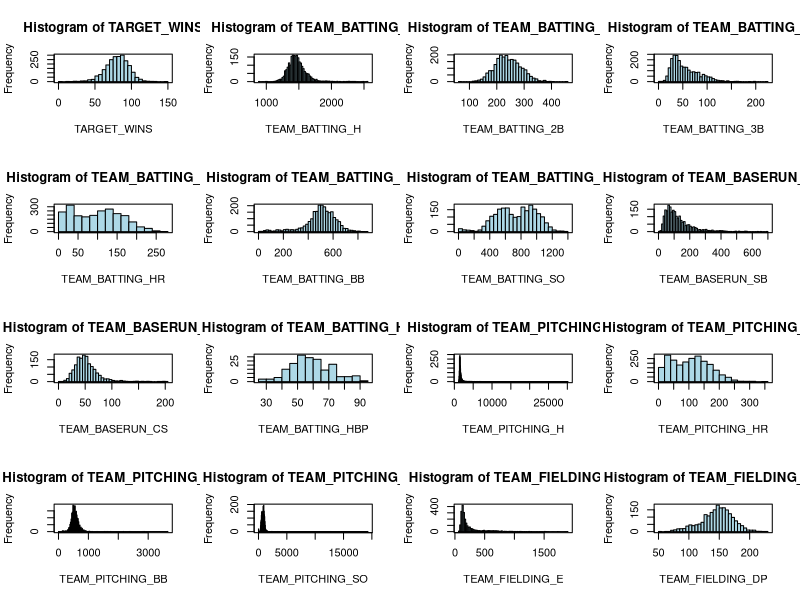
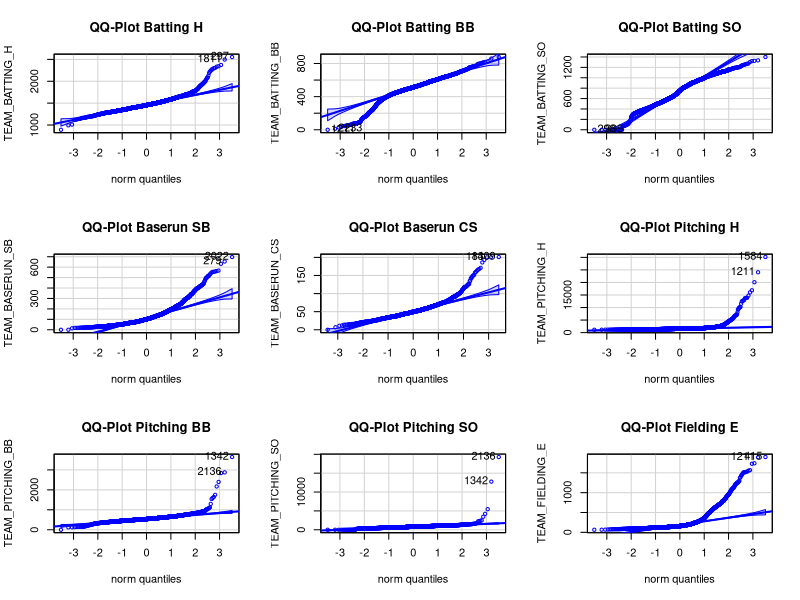
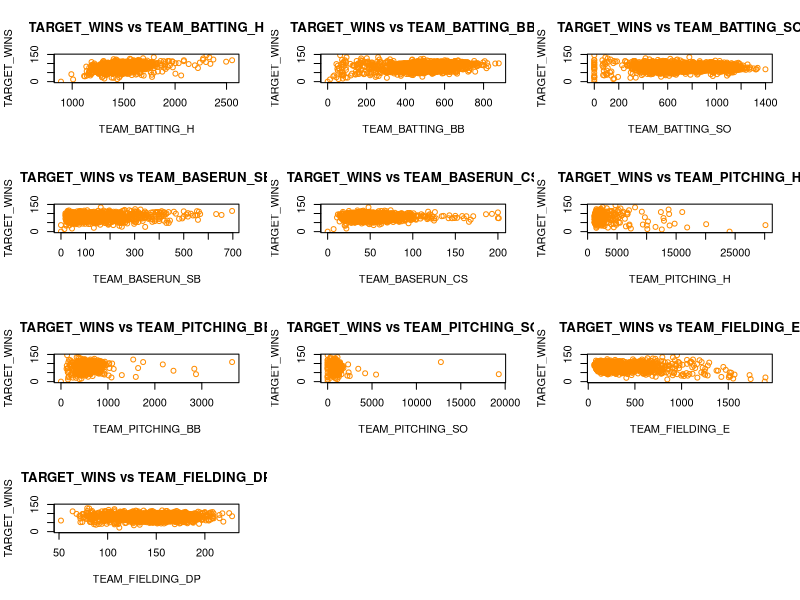
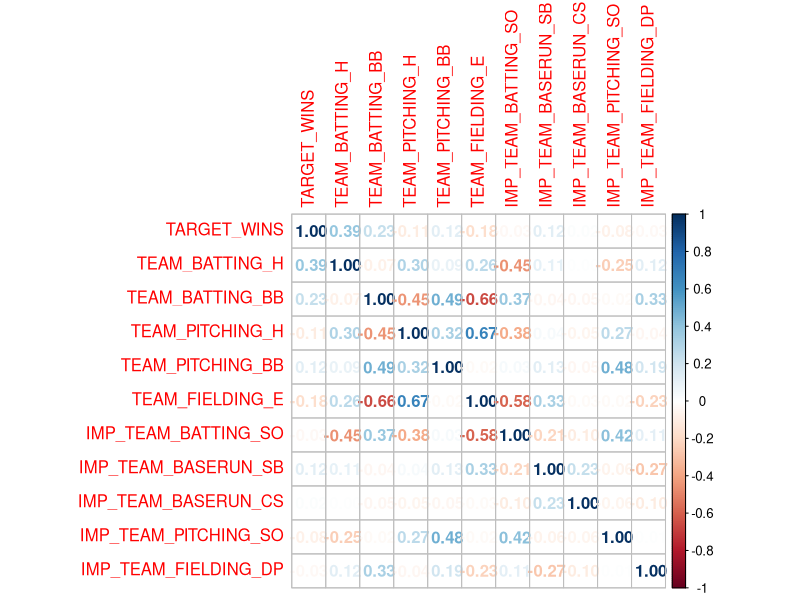
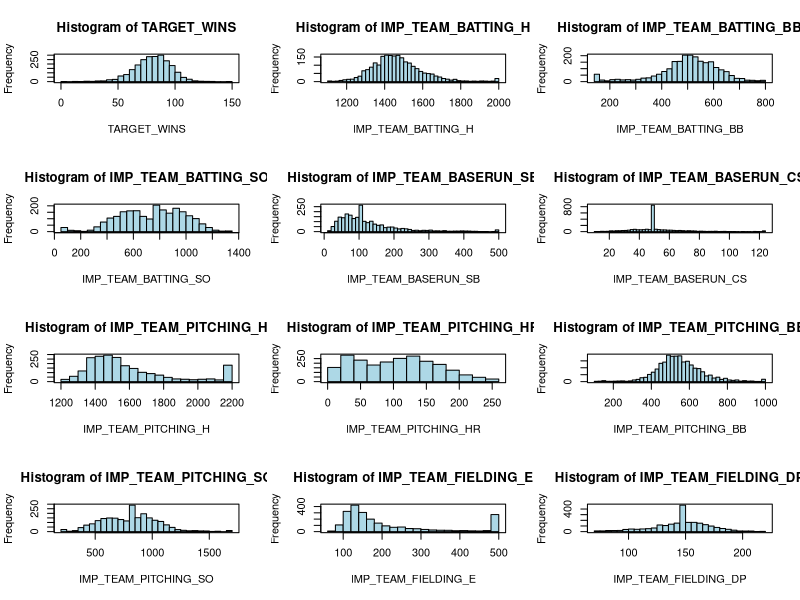
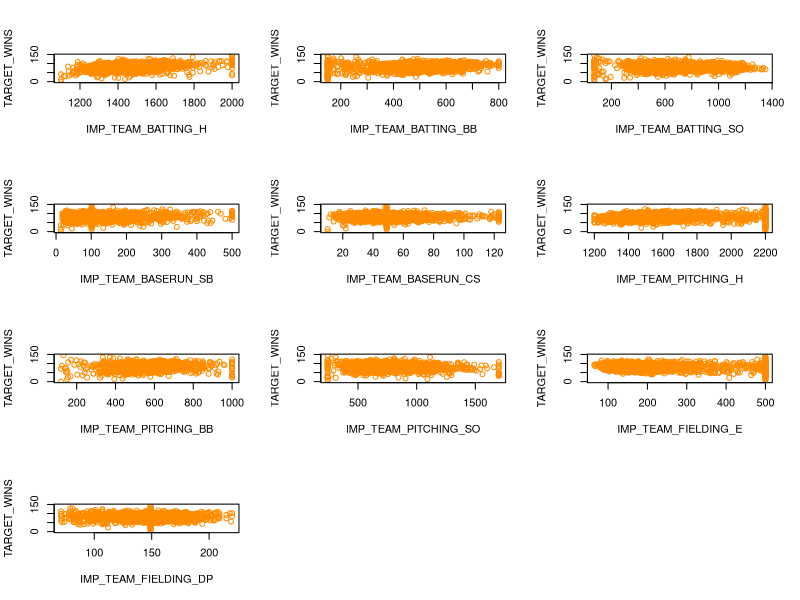
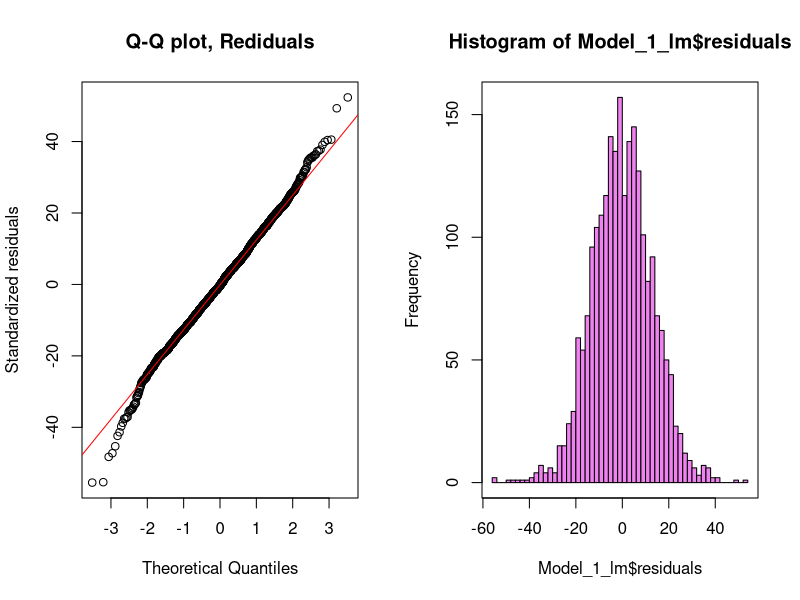

These figures' R source, in order: (Note: this script raises an error after producing the figures.)
#------------------------------------------------------------------
# Sports Analytics - Predict Wins for the team
# Singh, Gurjeet
#------------------------------------------------------------------

library(readr)
library(car)
library(fBasics)
library(ggplot2)
library(corrplot)


MoneyBall <- read.csv("MoneyBall.csv")

#-------------------------------------------------------------------------------
## 1 - DATA EXPLORATION
#-------------------------------------------------------------------------------

colnames(MoneyBall)[1] <- "INDEX"

#Understand the stats and summary
str(MoneyBall)
summary(MoneyBall)
View(t(basicStats(MoneyBall)))

##Check the distribution of the quantitative variables
par(mfrow = c(4,4))
with(MoneyBall, hist(TARGET_WINS, breaks = "FD", col = "light blue")); box();
with(MoneyBall, hist(TEAM_BATTING_H, breaks = "FD", col = "light blue")); box();
with(MoneyBall, hist(TEAM_BATTING_2B, breaks = "FD", col = "light blue")); box();
with(MoneyBall, hist(TEAM_BATTING_3B, breaks = "FD", col = "light blue")); box();
with(MoneyBall, hist(TEAM_BATTING_HR, breaks = "FD", col = "light blue")); box();
with(MoneyBall, hist(TEAM_BATTING_BB, breaks = "FD", col = "light blue")); box();
with(MoneyBall, hist(TEAM_BATTING_SO, breaks = "FD", col = "light blue")); box();
with(MoneyBall, hist(TEAM_BASERUN_SB, breaks = "FD", col = "light blue")); box();
with(MoneyBall, hist(TEAM_BASERUN_CS, breaks = "FD", col = "light blue")); box();
with(MoneyBall, hist(TEAM_BATTING_HBP, breaks = "FD", col = "light blue")); box();
with(MoneyBall, hist(TEAM_PITCHING_H, breaks = "FD", col = "light blue")); box();
with(MoneyBall, hist(TEAM_PITCHING_HR, breaks = "FD", col = "light blue")); box();
with(MoneyBall, hist(TEAM_PITCHING_BB, breaks = "FD", col = "light blue")); box();
with(MoneyBall, hist(TEAM_PITCHING_SO, breaks = "FD", col = "light blue")); box();
with(MoneyBall, hist(TEAM_FIELDING_E, breaks = "FD", col = "light blue")); box(); 
with(MoneyBall, hist(TEAM_FIELDING_DP, breaks = "FD", col = "light blue")); box();
par(mfrow = c(1,1))


#check the normal distribution using QQplot
par(mfrow = c(3,3))
with(MoneyBall, qqPlot(TEAM_BATTING_H,  
                            main="QQ-Plot Batting H", col = "blue"));
with(MoneyBall, qqPlot(TEAM_BATTING_BB, 
                            main="QQ-Plot Batting BB", col = "blue"));
with(MoneyBall, qqPlot(TEAM_BATTING_SO, 
                            main="QQ-Plot Batting SO", col = "blue"));
with(MoneyBall, qqPlot(TEAM_BASERUN_SB, 
                            main="QQ-Plot Baserun SB", col = "blue"));
with(MoneyBall, qqPlot(TEAM_BASERUN_CS, 
                            main="QQ-Plot Baserun CS", col = "blue"));
with(MoneyBall, qqPlot(TEAM_PITCHING_H, 
                            main="QQ-Plot Pitching H",col = "blue"));
with(MoneyBall, qqPlot(TEAM_PITCHING_BB, 
                            main="QQ-Plot Pitching BB",col = "blue"));
with(MoneyBall, qqPlot(TEAM_PITCHING_SO, 
                            main="QQ-Plot Pitching SO",col = "blue"));
with(MoneyBall, qqPlot(TEAM_FIELDING_E, 
                            main="QQ-Plot Fielding E",col = "blue"));
par(mfrow = c(1,1))

##Examine Relationships
par(mfrow = c(4,3))
with(MoneyBall, plot(TEAM_BATTING_H ,TARGET_WINS, 
                            main="TARGET_WINS vs TEAM_BATTING_H",
                            col = "dark orange"))
with(MoneyBall, plot(TEAM_BATTING_BB ,TARGET_WINS, 
                           main="TARGET_WINS vs TEAM_BATTING_BB",
                           col = "dark orange"))
with(MoneyBall, plot(TEAM_BATTING_SO,TARGET_WINS , 
                           main="TARGET_WINS vs TEAM_BATTING_SO",
                           col = "dark orange"))
with(MoneyBall, plot(TEAM_BASERUN_SB,TARGET_WINS , 
                           main="TARGET_WINS vs TEAM_BASERUN_SB",
                           col = "dark orange"))
with(MoneyBall, plot(TEAM_BASERUN_CS,TARGET_WINS , 
                           main="TARGET_WINS vs TEAM_BASERUN_CS",
                           col = "dark orange"))
with(MoneyBall, plot(TEAM_PITCHING_H ,TARGET_WINS, 
                           main="TARGET_WINS vs TEAM_PITCHING_H",
                           col = "dark orange"))
with(MoneyBall, plot(TEAM_PITCHING_BB,TARGET_WINS , 
                           main="TARGET_WINS vs TEAM_PITCHING_BB",
                           col = "dark orange"))
with(MoneyBall, plot(TEAM_PITCHING_SO,TARGET_WINS , 
                           main="TARGET_WINS vs TEAM_PITCHING_SO",
                           col = "dark orange"))
with(MoneyBall, plot(TEAM_FIELDING_E,TARGET_WINS, 
                           main="TARGET_WINS vs TEAM_FIELDING_E",
                           col = "dark orange"))
with(MoneyBall, plot(TEAM_FIELDING_DP ,TARGET_WINS, 
                           main="TARGET_WINS vs TEAM_FIELDING_DP",
                           col = "dark orange"))
par(mfrow = c(1,1))


#------------------------------------------------------------------------------
## 2 - DATA PREPARATION 
#------------------------------------------------------------------------------

#----------------------------------------
##clean missing values with median values
#----------------------------------------

summary(MoneyBall)
##clean missing values with median values

MoneyBall$IMP_TEAM_BATTING_SO <-ifelse(is.na(MoneyBall$TEAM_BATTING_SO), 
                                           752,
                                           MoneyBall$TEAM_BATTING_SO)
MoneyBall$M_TEAM_BATTING_SO <- ifelse(is.na(MoneyBall$TEAM_BATTING_SO), 
                                           1, 0)

MoneyBall$IMP_TEAM_BASERUN_SB <- ifelse(is.na(MoneyBall$TEAM_BASERUN_SB), 
                                           101, 
                                           MoneyBall$TEAM_BASERUN_SB)
MoneyBall$M_TEAM_BASERUN_SB <- ifelse(is.na(MoneyBall$TEAM_BASERUN_SB), 
                                           1, 0)

MoneyBall$IMP_TEAM_BASERUN_CS <- ifelse(is.na(MoneyBall$TEAM_BASERUN_CS), 
                                           49, 
                                           MoneyBall$TEAM_BASERUN_CS)
MoneyBall$M_TEAM_BASERUN_CS <- ifelse(is.na(MoneyBall$TEAM_BASERUN_CS), 
                                           1, 0)

MoneyBall$IMP_TEAM_PITCHING_SO <- ifelse(is.na(MoneyBall$TEAM_PITCHING_SO), 
                                           814, 
                                           MoneyBall$TEAM_PITCHING_SO)
MoneyBall$M_TEAM_PITCHING_SO <- ifelse(is.na(MoneyBall$TEAM_PITCHING_SO), 
                                           1, 0)

MoneyBall$IMP_TEAM_FIELDING_DP <- ifelse(is.na(MoneyBall$TEAM_FIELDING_DP), 
                                           149, 
                                           MoneyBall$TEAM_FIELDING_DP)
MoneyBall$M_TEAM_FIELDING_DP <- ifelse(is.na(MoneyBall$TEAM_FIELDING_DP), 
                                            1, 0)


#----------------------------------
##Checking Correlation
#----------------------------------

#selectiong variables for correlation list
corr.list <- c('TARGET_WINS','TEAM_BATTING_H','TEAM_BATTING_BB',
               'IMP_TEAM_BATTING_SO','IMP_TEAM_BASERUN_SB',
               'IMP_TEAM_BASERUN_CS','TEAM_PITCHING_H',
               'TEAM_PITCHING_BB','IMP_TEAM_PITCHING_SO',
               'TEAM_FIELDING_E','IMP_TEAM_FIELDING_DP')

#Checking correlation only for the variables above.
MoneyBall.Corr <- MoneyBall[,(names(MoneyBall) %in% corr.list )]

corrplot(cor(MoneyBall.Corr), method="number")

#----------------------------------
##creating a 1st and 99th percentile
#----------------------------------

percentile.val <- matrix(with(MoneyBall, 
                                c("TEAM_BATTING_H", 
                                      min(TEAM_BATTING_H), 
                                      max(TEAM_BATTING_H), 
                                      quantile(TEAM_BATTING_H, (0.01))[[1]],
                                      quantile(TEAM_BATTING_H, (0.99))[[1]] )), 
                                ncol = 5, nrow = 1)

colnames(percentile.val) <- c("FieldName","Min","Max","1-Percentile", 
                              "99-Percentile")

percentile.val <- rbind(percentile.val,
                        matrix(with(MoneyBall, 
                                c("TEAM_BATTING_2B",
                                      min(TEAM_BATTING_2B), 
                                      max(TEAM_BATTING_2B), 
                                      quantile(TEAM_BATTING_2B, (0.01))[[1]],
                                      quantile(TEAM_BATTING_2B, (0.99))[[1]] )), 
                                  ncol = 5, nrow = 1))

percentile.val <- rbind(percentile.val,
                        matrix(with(MoneyBall,
                                c("TEAM_BATTING_3B",
                                      min(TEAM_BATTING_3B), 
                                      max(TEAM_BATTING_3B), 
                                      quantile(TEAM_BATTING_3B, (0.01))[[1]],
                                      quantile(TEAM_BATTING_3B, (0.99))[[1]] )), 
                                  ncol = 5, nrow = 1))

percentile.val <- rbind(percentile.val,
                        matrix(with(MoneyBall,
                                c("TEAM_BATTING_HR",
                                      min(TEAM_BATTING_HR), 
                                      max(TEAM_BATTING_HR), 
                                      quantile(TEAM_BATTING_HR, (0.01))[[1]],
                                      quantile(TEAM_BATTING_HR, (0.99))[[1]] )), 
                                  ncol = 5, nrow = 1))

percentile.val <- rbind(percentile.val,
                        matrix(with(MoneyBall,
                                c("TEAM_BATTING_BB",
                                      min(TEAM_BATTING_BB), 
                                      max(TEAM_BATTING_BB), 
                                      quantile(TEAM_BATTING_BB, (0.01))[[1]],
                                      quantile(TEAM_BATTING_BB, (0.99))[[1]] )), 
                                  ncol = 5, nrow = 1))

percentile.val <- rbind(percentile.val,
                        matrix(with(MoneyBall,
                                c("IMP_TEAM_BATTING_SO",
                                      min(IMP_TEAM_BATTING_SO), 
                                      max(IMP_TEAM_BATTING_SO), 
                                      quantile(IMP_TEAM_BATTING_SO, (0.01))[[1]],
                                      quantile(IMP_TEAM_BATTING_SO, (0.99))[[1]] )), 
                                  ncol = 5, nrow = 1))


percentile.val <- rbind(percentile.val,
                        matrix(with(MoneyBall, 
                                c("IMP_TEAM_BASERUN_SB",
                                      min(IMP_TEAM_BASERUN_SB), 
                                      max(IMP_TEAM_BASERUN_SB), 
                                      quantile(IMP_TEAM_BASERUN_SB, (0.01))[[1]],
                                      quantile(IMP_TEAM_BASERUN_SB, (0.99))[[1]] )), 
                                  ncol = 5, nrow = 1))


percentile.val <- rbind(percentile.val,
                        matrix(with(MoneyBall,
                                c("IMP_TEAM_BASERUN_CS",
                                      min(IMP_TEAM_BASERUN_CS), 
                                      max(IMP_TEAM_BASERUN_CS), 
                                      quantile(IMP_TEAM_BASERUN_CS, (0.01))[[1]],
                                      quantile(IMP_TEAM_BASERUN_CS, (0.99))[[1]] )), 
                                  ncol = 5, nrow = 1))


percentile.val <- rbind(percentile.val,
                        matrix(with(MoneyBall,
                                    c("TEAM_PITCHING_H",
                                      min(TEAM_PITCHING_H), 
                                      max(TEAM_PITCHING_H), 
                                      quantile(TEAM_PITCHING_H, (0.01))[[1]],
                                      quantile(TEAM_PITCHING_H, (0.99))[[1]] )), 
                               ncol = 5, nrow = 1))


percentile.val <- rbind(percentile.val,
                        matrix(with(MoneyBall,
                                    c("TEAM_PITCHING_HR",
                                      min(TEAM_PITCHING_HR), 
                                      max(TEAM_PITCHING_HR), 
                                      quantile(TEAM_PITCHING_HR, (0.01))[[1]],
                                      quantile(TEAM_PITCHING_HR, (0.99))[[1]] )), 
                               ncol = 5, nrow = 1))
  

percentile.val <- rbind(percentile.val,
                         matrix(with(MoneyBall,
                                     c("TEAM_PITCHING_BB",
                                       min(TEAM_PITCHING_BB), 
                                       max(TEAM_PITCHING_BB), 
                                       quantile(TEAM_PITCHING_BB, (0.01))[[1]],
                                       quantile(TEAM_PITCHING_BB, (0.99))[[1]] )), 
                                ncol = 5, nrow = 1))

percentile.val <- rbind(percentile.val,
                        matrix(with(MoneyBall,
                                    c("IMP_TEAM_PITCHING_SO",
                                      min(IMP_TEAM_PITCHING_SO), 
                                      max(IMP_TEAM_PITCHING_SO), 
                                      quantile(IMP_TEAM_PITCHING_SO, (0.01))[[1]],
                                      quantile(IMP_TEAM_PITCHING_SO, (0.99))[[1]] )), 
                               ncol = 5, nrow = 1))

percentile.val <- rbind(percentile.val,
                        matrix(with(MoneyBall,
                                    c("TEAM_FIELDING_E",
                                      min(TEAM_FIELDING_E), 
                                      max(TEAM_FIELDING_E), 
                                      quantile(TEAM_FIELDING_E, (0.01))[[1]],
                                      quantile(TEAM_FIELDING_E, (0.99))[[1]] )), 
                               ncol = 5, nrow = 1))

percentile.val <- rbind(percentile.val,
                        matrix(with(MoneyBall,
                                    c("IMP_TEAM_FIELDING_DP",
                                      min(IMP_TEAM_FIELDING_DP), 
                                      max(IMP_TEAM_FIELDING_DP), 
                                      quantile(IMP_TEAM_FIELDING_DP, (0.01))[[1]],
                                      quantile(IMP_TEAM_FIELDING_DP, (0.99))[[1]] )), 
                               ncol = 5, nrow = 1))

View(percentile.val)

#------------------------------------------------------------------------------
##Cleaning outliers
#-------------------------------------------------------------------------------

#--1
MoneyBall$IMP_TEAM_BATTING_H <- with(MoneyBall, 
                                          ifelse(TEAM_BATTING_H < 1100, 1100,
                                               ifelse(TEAM_BATTING_H > 2000, 2000,
                                                      TEAM_BATTING_H)));

#--2
MoneyBall$IMP_TEAM_BATTING_BB <- with(MoneyBall, ifelse(TEAM_BATTING_BB < 150, 150,
                                          ifelse(TEAM_BATTING_BB > 800, 800,
                                                            TEAM_BATTING_BB)));

#--3
MoneyBall$IMP_TEAM_BATTING_SO <- with(MoneyBall, ifelse(IMP_TEAM_BATTING_SO < 72, 72,
                                          ifelse(IMP_TEAM_BATTING_SO > 1350, 1350, 
                                                           IMP_TEAM_BATTING_SO)));

#--4
MoneyBall$IMP_TEAM_BASERUN_SB <- with(MoneyBall, ifelse(IMP_TEAM_BASERUN_SB < 14, 14,
                                          ifelse(IMP_TEAM_BASERUN_SB > 500, 500,
                                                           IMP_TEAM_BASERUN_SB)));

#--5
MoneyBall$IMP_TEAM_BASERUN_CS <- with(MoneyBall, ifelse(IMP_TEAM_BASERUN_CS < 10, 10,
                                          ifelse(IMP_TEAM_BASERUN_CS > 123, 123,
                                                           IMP_TEAM_BASERUN_CS)));

#--6
MoneyBall$IMP_TEAM_PITCHING_H <- with(MoneyBall, ifelse(TEAM_PITCHING_H < 1200, 1200,
                                          ifelse(TEAM_PITCHING_H > 2200, 2200,
                                                           TEAM_PITCHING_H)));
#--7
MoneyBall$IMP_TEAM_PITCHING_HR <- with(MoneyBall, ifelse(TEAM_PITCHING_HR < 8, 8,
                                          ifelse(TEAM_PITCHING_HR > 260, 260, 
                                                           TEAM_PITCHING_HR)));
#--8
MoneyBall$IMP_TEAM_PITCHING_BB <- with(MoneyBall, ifelse(TEAM_PITCHING_BB < 119, 119,
                                           ifelse(TEAM_PITCHING_BB > 1000, 1000, 
                                                           TEAM_PITCHING_BB)));
#--9
MoneyBall$IMP_TEAM_PITCHING_SO <- with(MoneyBall, ifelse(IMP_TEAM_PITCHING_SO < 241, 241,
                                           ifelse(IMP_TEAM_PITCHING_SO > 1700, 1700, 
                                                           IMP_TEAM_PITCHING_SO)));
#--10
MoneyBall$IMP_TEAM_FIELDING_E <- with(MoneyBall, ifelse(TEAM_FIELDING_E < 65, 65,
                                           ifelse(TEAM_FIELDING_E > 500, 500,
                                                           TEAM_FIELDING_E)));
#--11
MoneyBall$IMP_TEAM_FIELDING_DP <- with(MoneyBall, ifelse(IMP_TEAM_FIELDING_DP < 71, 71,
                                            ifelse(IMP_TEAM_FIELDING_DP > 220, 220, 
                                                       IMP_TEAM_FIELDING_DP)));

#options(scipen = 111)
View(t(basicStats(MoneyBall)))


###-------------------------------------------------------------------------------------
### Re-checking distributions and relationship after fixing outliers and missing values
###-------------------------------------------------------------------------------------


##Check the distribution of the quantitative variables
par(mfrow = c(4,3))
with(MoneyBall, hist(TARGET_WINS, breaks = "FD", 
                     col = "light blue")); box();
with(MoneyBall, hist(IMP_TEAM_BATTING_H, breaks = "FD", 
                     col = "light blue")); box();
with(MoneyBall, hist(IMP_TEAM_BATTING_BB, breaks = "FD", 
                     col = "light blue")); box();
with(MoneyBall, hist(IMP_TEAM_BATTING_SO, breaks = "FD", 
                     col = "light blue")); box(); 
with(MoneyBall, hist(IMP_TEAM_BASERUN_SB, breaks = "FD", 
                     col = "light blue")); box(); 
with(MoneyBall, hist(IMP_TEAM_BASERUN_CS, breaks = "FD", 
                     col = "light blue")); box();
with(MoneyBall, hist(IMP_TEAM_PITCHING_H, breaks = "FD", 
                     col = "light blue")); box();
with(MoneyBall, hist(IMP_TEAM_PITCHING_HR, breaks = "FD", 
                     col = "light blue")); box(); 
with(MoneyBall, hist(IMP_TEAM_PITCHING_BB, breaks = "FD", 
                     col = "light blue")); box(); 
with(MoneyBall, hist(IMP_TEAM_PITCHING_SO, breaks = "FD", 
                     col = "light blue")); box(); 
with(MoneyBall, hist(IMP_TEAM_FIELDING_E, breaks = "FD", 
                     col = "light blue")); box(); 
with(MoneyBall, hist(IMP_TEAM_FIELDING_DP, breaks = "FD", 
                     col = "light blue")); box();
par(mfrow = c(1,1))

##Examine Relationships
par(mfrow = c(4,3))
with(MoneyBall, plot(IMP_TEAM_BATTING_H ,TARGET_WINS, 
                     col = "dark orange"))
with(MoneyBall, plot(IMP_TEAM_BATTING_BB ,TARGET_WINS, 
                     col = "dark orange"))
with(MoneyBall, plot(IMP_TEAM_BATTING_SO,TARGET_WINS , 
                     col = "dark orange"))
with(MoneyBall, plot(IMP_TEAM_BASERUN_SB,TARGET_WINS , 
                     col = "dark orange"))
with(MoneyBall, plot(IMP_TEAM_BASERUN_CS,TARGET_WINS , 
                     col = "dark orange"))
with(MoneyBall, plot(IMP_TEAM_PITCHING_H ,TARGET_WINS, 
                     col = "dark orange"))
with(MoneyBall, plot(IMP_TEAM_PITCHING_BB,TARGET_WINS ,
                     col = "dark orange"))
with(MoneyBall, plot(IMP_TEAM_PITCHING_SO,TARGET_WINS , 
                     col = "dark orange"))
with(MoneyBall, plot(IMP_TEAM_FIELDING_E,TARGET_WINS, 
                     col = "dark orange"))
with(MoneyBall, plot(IMP_TEAM_FIELDING_DP ,TARGET_WINS, 
                     col = "dark orange"))
par(mfrow = c(1,1))

#--------------------------
##creating a drop list
#-------------------------------------------------------------------------------

#creating a drop list to remove not required variables.
drop.list <- c('INDEX','TEAM_BATTING_HBP','TEAM_BATTING_SO',
                'TEAM_BATTING_BB','TEAM_BASERUN_SB','TEAM_BASERUN_CS',
                'TEAM_PITCHING_SO','TEAM_FIELDING_DP','TEAM_BATTING_H',
                'TEAM_BATTING_2B','TEAM_BATTING_3B', 'TEAM_BATTING_HR',
                'TEAM_PITCHING_H','TEAM_PITCHING_HR','TEAM_PITCHING_BB'
               ,'TEAM_FIELDING_E')

#droping the variables
MoneyBall <- MoneyBall[,!(names(MoneyBall) %in% drop.list )]

View(t(basicStats(MoneyBall)))


#------------------------------------------------------------------------------
## 3- Build Models
#-------------------------------------------------------------------------------

#------------------------------
##Model_1_lm 
#------------------------------
names(MoneyBall)

##Adjusted R-squared:     0.3151  
Model_1_lm <- lm(TARGET_WINS ~ IMP_TEAM_BATTING_H  + 
                            IMP_TEAM_BATTING_BB +
                            IMP_TEAM_BASERUN_SB + M_TEAM_BASERUN_SB + 
                            IMP_TEAM_FIELDING_E +
                            IMP_TEAM_PITCHING_BB +
                            IMP_TEAM_PITCHING_H
                          ,data=MoneyBall)

summary(Model_1_lm)

#------------------------------
##Model_1_lm - Assessing the Goodness-Of-Fit in OLS Regression
#------------------------------ 

# Validating the normality assumption:
par(mfrow = c(1,2))
#Creating 2 Q-Q plots to evaluate the distribution of 
# SalePrice and L_SalePrice
qqnorm(Model_1_lm$residuals, main = "Q-Q plot, Rediduals", 
       xlab="Theoretical Quantiles", col = "black",
       ylab="Standardized residuals",datax=FALSE)

qqline(Model_1_lm$residuals, datax=FALSE, distribution=qnorm,
       probs=c(0.25,0.75),qtype=7, col = "red")

hist(Model_1_lm$residuals, breaks = "FD", col = "violet"); box();
par(mfrow = c(1,1))

#Validating the homoscedasticity assumption (equal variance):
residualPlots(Model_1_lm)
    # par(mfrow = c(1,1))
    # residualPlot(Model_1_lm)

#------------------------------
##Model_2_lm 
#------------------------------
names(MoneyBall)

##Adjusted R-squared:     0.3148  
Model_2_lm <- lm(TARGET_WINS ~ IMP_TEAM_BATTING_H  + 
                             IMP_TEAM_BATTING_BB +
                             IMP_TEAM_BASERUN_SB + M_TEAM_BASERUN_SB + 
                             IMP_TEAM_FIELDING_E +
                             IMP_TEAM_PITCHING_BB +
                             IMP_TEAM_PITCHING_H +
                             IMP_TEAM_PITCHING_HR
                           ,data=MoneyBall)

summary(Model_2_lm)

#------------------------------
##Model_2_lm - Assessing the Goodness-Of-Fit in OLS Regression
#------------------------------ 

# Validating the normality assumption:
par(mfrow = c(1,2))
#Creating 2 Q-Q plots to evaluate the distribution of 
# SalePrice and L_SalePrice
qqnorm(Model_2_lm$residuals, main = "Q-Q plot, Rediduals", 
       xlab="Theoretical Quantiles", col = "black",
       ylab="Standardized residuals",datax=FALSE)

qqline(Model_2_lm$residuals, datax=FALSE, distribution=qnorm,
       probs=c(0.25,0.75),qtype=7, col = "red")

hist(Model_2_lm$residuals, breaks = "FD", col = "violet"); box();
par(mfrow = c(1,1))

#Validating the homoscedasticity assumption (equal variance):
residualPlots(Model_2_lm)
par(mfrow = c(1,1))
residualPlot(Model_2_lm)



#------------------------------
##Model_3_lm
#------------------------------
names(MoneyBall)

##Adjusted R-squared:     0.3344  
Model_3_lm <- lm(TARGET_WINS ~ IMP_TEAM_BATTING_H  + 
                             IMP_TEAM_BATTING_BB +
                             IMP_TEAM_BASERUN_SB + M_TEAM_BASERUN_SB + 
                             IMP_TEAM_BASERUN_CS + M_TEAM_BASERUN_CS +
                             IMP_TEAM_PITCHING_H +
                             IMP_TEAM_PITCHING_BB +
                             IMP_TEAM_FIELDING_E
                           ,data=MoneyBall)

summary(Model_3_lm)

#------------------------------
##Model_3_lm - Assessing the Goodness-Of-Fit in OLS Regression
#------------------------------ 

# Validating the normality assumption:
par(mfrow = c(1,2))
#Creating 2 Q-Q plots to evaluate the distribution of 
# SalePrice and L_SalePrice
qqnorm(Model_3_lm$residuals, main = "Q-Q plot, Rediduals", 
       xlab="Theoretical Quantiles", col = "black",
       ylab="Standardized residuals",datax=FALSE)

qqline(Model_3_lm$residuals, datax=FALSE, distribution=qnorm,
       probs=c(0.25,0.75),qtype=7, col = "red")

hist(Model_3_lm$residuals, breaks = "FD", col = "violet"); box();
par(mfrow = c(1,1))

#Validating the homoscedasticity assumption (equal variance):
residualPlots(Model_3_lm)
    # par(mfrow = c(1,1))
    # residualPlot(Model_3_lm)

#-----------------------------------------------------------------------------
## 4- SELECT MODELS - Predictive Accuracy 
#-----------------------------------------------------------------------------

#extract the model information from summary output
Model_1_call <- Model_1_lm$call
Model_2_call <- Model_2_lm$call
Model_3_call <- Model_3_lm$call

#Printing the each model.
Model_1_call

Model_2_call

Model_3_call


# Compute the VIF values
library(car)
Model_1_lm.VIF <- as.matrix(sort(vif(Model_1_lm),decreasing=TRUE))
Model_2_lm.VIF <- as.matrix(sort(vif(Model_2_lm),decreasing=TRUE))
Model_3_lm.VIF <- as.matrix(sort(vif(Model_3_lm),decreasing=TRUE))


colnames(Model_1_lm.VIF) <- "VIF_Values"
colnames(Model_2_lm.VIF) <- "VIF_Values"
colnames(Model_3_lm.VIF) <- "VIF_Values"


View(Model_1_lm.VIF)
View(Model_2_lm.VIF)
View(Model_3_lm.VIF)

##MSE
mse.Model_1_lm <- mean(Model_1_lm$residuals^2)
mse.Model_2_lm <- mean(Model_2_lm$residuals^2)
mse.Model_3_lm <- mean(Model_3_lm$residuals^2)


##MAE
mae.Model_1_lm <- mean(abs(Model_1_lm$residuals))
mae.Model_2_lm <- mean(abs(Model_2_lm$residuals))
mae.Model_3_lm <- mean(abs(Model_3_lm$residuals))



##Creating a Table to include all the metrics
rsqrd.Mat <- matrix(c(summary(Model_1_lm)$adj.r.squared, 
                      summary(Model_2_lm)$adj.r.squared, 
                      summary(Model_3_lm)$adj.r.squared), 
                    ncol = 1)

rownames(rsqrd.Mat) <- c("Model_1_lm", "Model_2_lm", "Model_3_lm")
colnames(rsqrd.Mat) <- "Adjusted_R_Squared"


AIC.Mat <- matrix(c(AIC(Model_1_lm), 
                    AIC(Model_2_lm), 
                    AIC(Model_3_lm)), 
                  ncol = 1)
rownames(AIC.Mat) <- c("Model_1_lm", "Model_2_lm", "Model_3_lm")
colnames(AIC.Mat) <- "AIC_Values"


BIC.Mat <- matrix(c(BIC(Model_1_lm), 
                    BIC(Model_2_lm), 
                    BIC(Model_3_lm)), 
                  ncol = 1)
rownames(BIC.Mat) <-  c("Model_1_lm", "Model_2_lm", "Model_3_lm")
colnames(BIC.Mat) <- "BIC_Values"


MSE.Mat <- matrix(c(mse.Model_1_lm, 
                    mse.Model_2_lm, 
                    mse.Model_3_lm), 
                  ncol = 1)
rownames(MSE.Mat) <-  c("Model_1_lm", "Model_2_lm", "Model_3_lm")
colnames(MSE.Mat) <- "MSE_Values"

MAE.Mat <- matrix(c(mae.Model_1_lm, 
                    mae.Model_2_lm, 
                    mae.Model_3_lm), 
                  ncol = 1)
rownames(MAE.Mat) <-  c("Model_1_lm", "Model_2_lm", "Model_3_lm")
colnames(MAE.Mat) <- "MAE_Values"


final.table  <- cbind( rsqrd.Mat, 
                       AIC.Mat, 
                       BIC.Mat, 
                       MSE.Mat, 
                       MAE.Mat)

View(final.table)
